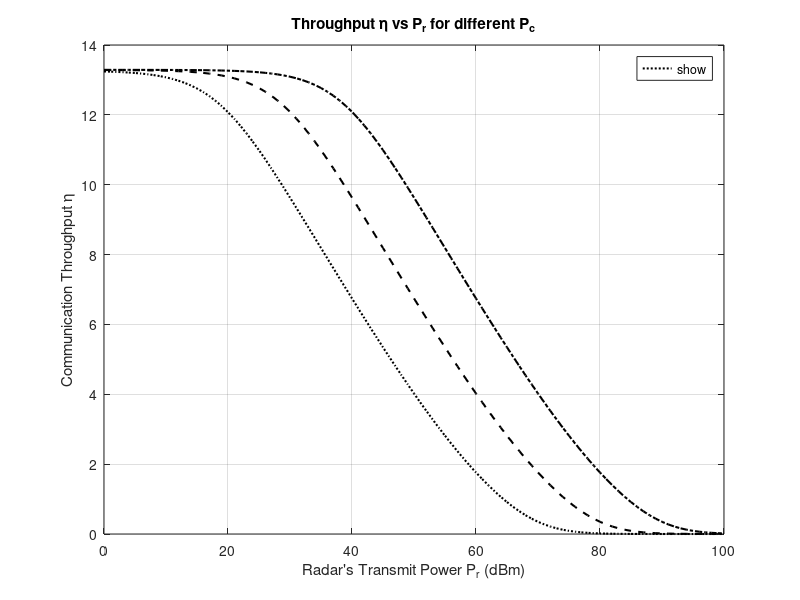

MATLAB code to generate this figure:
clc;
clear;
close all;

% Define parameters
T = 1;
alpha = 0:0.0001:1;
T_act = T .* alpha;
T_remain = (1 - alpha) .* T;
P_c = [70 80 90]; % in dBm
P_r = 0:1:100; % in dBm
P_c_value = 10.^(P_c ./ 10);
P_r_value = 10.^(P_r ./ 10);
sigma_cr = 1;
sigma_n = 1;
sigma_rr = 1;

% Initialize beta array with compatible dimensions
beta = zeros(length(P_r), length(P_c), length(alpha));

% Calculate beta for each combination
for i = 1:length(P_c)
    for j = 1:length(P_r)
        beta(j, i, :) = 1 ./ (1 + alpha .* T .* (sigma_cr^2 * P_c_value(i)) ./ (sigma_rr^2 * P_r_value(j) + sigma_n^2));
    end
end

% Calculate eta (average over alpha or use a specific value)
eta = zeros(length(P_r), length(P_c));
for i = 1:length(P_c)
    for j = 1:length(P_r)
        % Use the mean value of beta over alpha, or select a specific index if needed
        beta_mean = mean(squeeze(beta(j, i, :)));
        term1 = - (beta_mean * (1 - beta_mean) * sigma_cr^2 * P_c_value(i)) / ((sigma_rr^2 * P_r_value(j) - beta_mean * sigma_cr^2 * P_c_value(i)) * (2 * beta_mean - 1));
        term2 = (exp(sigma_n^2 / (beta_mean * sigma_cr^2 * P_c_value(i))) / log(2)) * expint((sigma_n^2) / (beta_mean * sigma_cr^2 * P_c_value(i)));
        term3 = (sigma_rr^2 * P_r_value(j) * (1 - beta_mean) * sigma_cr^2 * P_c_value(i)) / ((sigma_rr^2 * P_r_value(j) - beta_mean * sigma_cr^2 * P_c_value(i)) * (sigma_rr^2 * P_r_value(j) - (1 - beta_mean) * sigma_cr^2 * P_c_value(i)));
        term4 = (exp((sigma_n^2) / (sigma_rr^2 * P_r_value(j))) / log(2)) * expint((sigma_n^2) / (sigma_rr^2 * P_r_value(j)));
        term5 = ((1 - beta_mean)^2 * sigma_cr^2 * P_c_value(i)) / ((sigma_rr^2 * P_r_value(j) - (1 - beta_mean) * sigma_cr^2 * P_c_value(i)) * (2 * beta_mean - 1));
        term6 = (exp(sigma_n^2 / ((1 - beta_mean) * sigma_cr^2 * P_c_value(i))) / log(2)) * expint((sigma_n^2) / ((1 - beta_mean) * sigma_cr^2 * P_c_value(i)));
        eta(j,i) = T_remain(1) * (term1 * term2 + term3 * term4 + term5 * term6); % Using T_remain(1) as a representative value
    end
end

% Plotting
figure;
line_patterns = {':', '--', '-.'};
for i = 1:length(P_c)
    plot(P_r, eta(:, i), 'k', 'LineStyle', line_patterns{i}, 'LineWidth', 1.5, ...
        'DisplayName', sprintf('P_c = %d dBm', P_c(i)));
    hold on;
end
xlabel('Radar''s Transmit Power P_r (dBm)');
ylabel('Communication Throughput \eta');
title('Throughput \eta vs P_r for different P_c');
legend('show', 'Location', 'Best');
grid on;
hold off;
